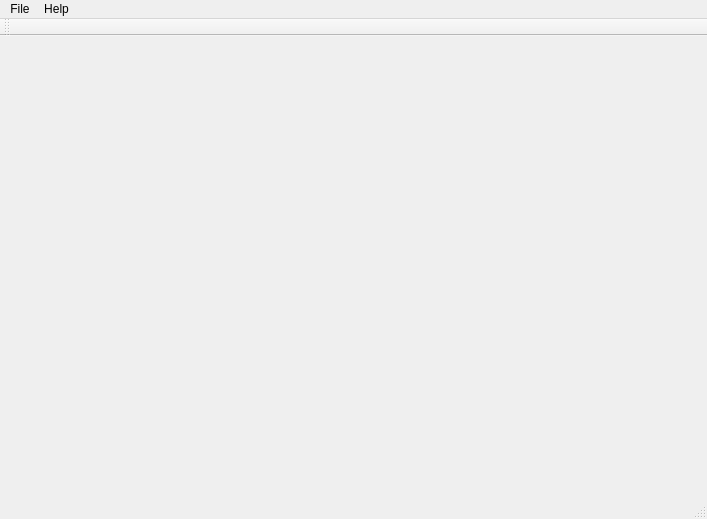
<?xml version="1.0" encoding="UTF-8"?>
<ui version="4.0">
 <class>MainWindow</class>
 <widget class="QMainWindow" name="MainWindow">
  <property name="geometry">
   <rect>
    <x>0</x>
    <y>0</y>
    <width>707</width>
    <height>519</height>
   </rect>
  </property>
  <property name="windowTitle">
   <string>overhead-gui</string>
  </property>
  <widget class="QWidget" name="centralWidget">
   <layout class="QVBoxLayout" name="verticalLayout">
    <item>
     <layout class="QVBoxLayout" name="mainVert">
      <item>
       <layout class="QHBoxLayout" name="mainHoriz">
        <property name="sizeConstraint">
         <enum>QLayout::SetMinimumSize</enum>
        </property>
       </layout>
      </item>
      <item>
       <widget class="QwtPlot" name="plotWidget">
        <property name="minimumSize">
         <size>
          <width>0</width>
          <height>300</height>
         </size>
        </property>
       </widget>
      </item>
     </layout>
    </item>
   </layout>
  </widget>
  <widget class="QMenuBar" name="menuBar">
   <property name="geometry">
    <rect>
     <x>0</x>
     <y>0</y>
     <width>707</width>
     <height>18</height>
    </rect>
   </property>
   <widget class="QMenu" name="menuFile">
    <property name="title">
     <string>File</string>
    </property>
    <addaction name="actionOpen"/>
    <addaction name="actionQuit"/>
   </widget>
   <widget class="QMenu" name="menuHelp">
    <property name="title">
     <string>Help</string>
    </property>
    <addaction name="actionAbout"/>
   </widget>
   <addaction name="menuFile"/>
   <addaction name="menuHelp"/>
  </widget>
  <widget class="QToolBar" name="mainToolBar">
   <attribute name="toolBarArea">
    <enum>TopToolBarArea</enum>
   </attribute>
   <attribute name="toolBarBreak">
    <bool>false</bool>
   </attribute>
  </widget>
  <widget class="QStatusBar" name="statusBar"/>
  <action name="actionOpen">
   <property name="text">
    <string>Open</string>
   </property>
  </action>
  <action name="actionAbout">
   <property name="text">
    <string>About</string>
   </property>
  </action>
  <action name="actionQuit">
   <property name="text">
    <string>Quit</string>
   </property>
  </action>
 </widget>
 <layoutdefault spacing="6" margin="11"/>
 <customwidgets>
  <customwidget>
   <class>QwtPlot</class>
   <extends>QFrame</extends>
   <header>qwt_plot.h</header>
  </customwidget>
 </customwidgets>
 <resources/>
 <connections/>
</ui>
